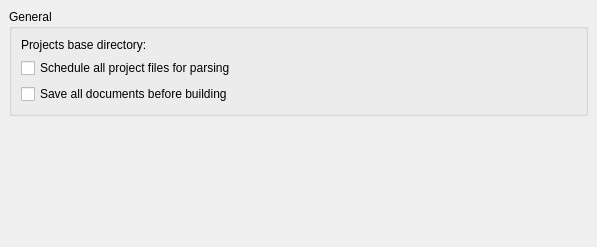
<?xml version="1.0" encoding="UTF-8"?>
<ui version="4.0">
 <class>ProjectPreferences</class>
 <widget class="QWidget" name="ProjectPreferences">
  <property name="geometry">
   <rect>
    <x>0</x>
    <y>0</y>
    <width>597</width>
    <height>247</height>
   </rect>
  </property>
  <layout class="QVBoxLayout" name="verticalLayout">
   <property name="leftMargin">
    <number>9</number>
   </property>
   <property name="topMargin">
    <number>9</number>
   </property>
   <property name="rightMargin">
    <number>9</number>
   </property>
   <property name="bottomMargin">
    <number>9</number>
   </property>
   <property name="margin" stdset="0">
    <number>0</number>
   </property>
   <item>
    <widget class="QGroupBox" name="groupBox">
     <property name="title">
      <string>General</string>
     </property>
     <layout class="QVBoxLayout" name="verticalLayout_2">
      <item>
       <layout class="QHBoxLayout" name="horizontalLayout_3">
        <item>
         <widget class="QLabel" name="label_3">
          <property name="toolTip">
           <string comment="@info:tooltip">Select the base directory where new projects are to be created</string>
          </property>
          <property name="text">
           <string comment="@label:textbox">Projects base directory:</string>
          </property>
          <property name="buddy">
           <cstring>kcfg_projectsBaseDirectory</cstring>
          </property>
         </widget>
        </item>
        <item>
         <widget class="KUrlRequester" name="kcfg_projectsBaseDirectory">
          <property name="toolTip">
           <string comment="@info:tooltip">Select the base directory where new projects are to be created</string>
          </property>
          <property name="mode">
           <set>KFile::Mode::Directory|KFile::Mode::ExistingOnly|KFile::Mode::LocalOnly</set>
          </property>
         </widget>
        </item>
       </layout>
      </item>
      <item>
       <widget class="QCheckBox" name="kcfg_parseAllProjectSources">
        <property name="toolTip">
         <string comment="@info:tolltip">Parse all files in a project after the project has been opened</string>
        </property>
        <property name="text">
         <string comment="@option:check">Schedule all project files for parsing</string>
        </property>
       </widget>
      </item>
      <item>
       <widget class="QCheckBox" name="kcfg_saveDocuments">
        <property name="toolTip">
         <string comment="@info:tooltip">Save all modified documents when the &quot;build&quot; action is triggered</string>
        </property>
        <property name="text">
         <string comment="@option:check">Save all documents before building</string>
        </property>
       </widget>
      </item>
     </layout>
    </widget>
   </item>
   <item>
    <spacer name="verticalSpacer">
     <property name="orientation">
      <enum>Qt::Orientation::Vertical</enum>
     </property>
     <property name="sizeHint" stdset="0">
      <size>
       <width>403</width>
       <height>87</height>
      </size>
     </property>
    </spacer>
   </item>
  </layout>
 </widget>
 <customwidgets>
  <customwidget>
   <class>KUrlRequester</class>
   <extends>QWidget</extends>
   <header>kurlrequester.h</header>
   <container>1</container>
  </customwidget>
 </customwidgets>
 <resources/>
 <connections/>
</ui>
